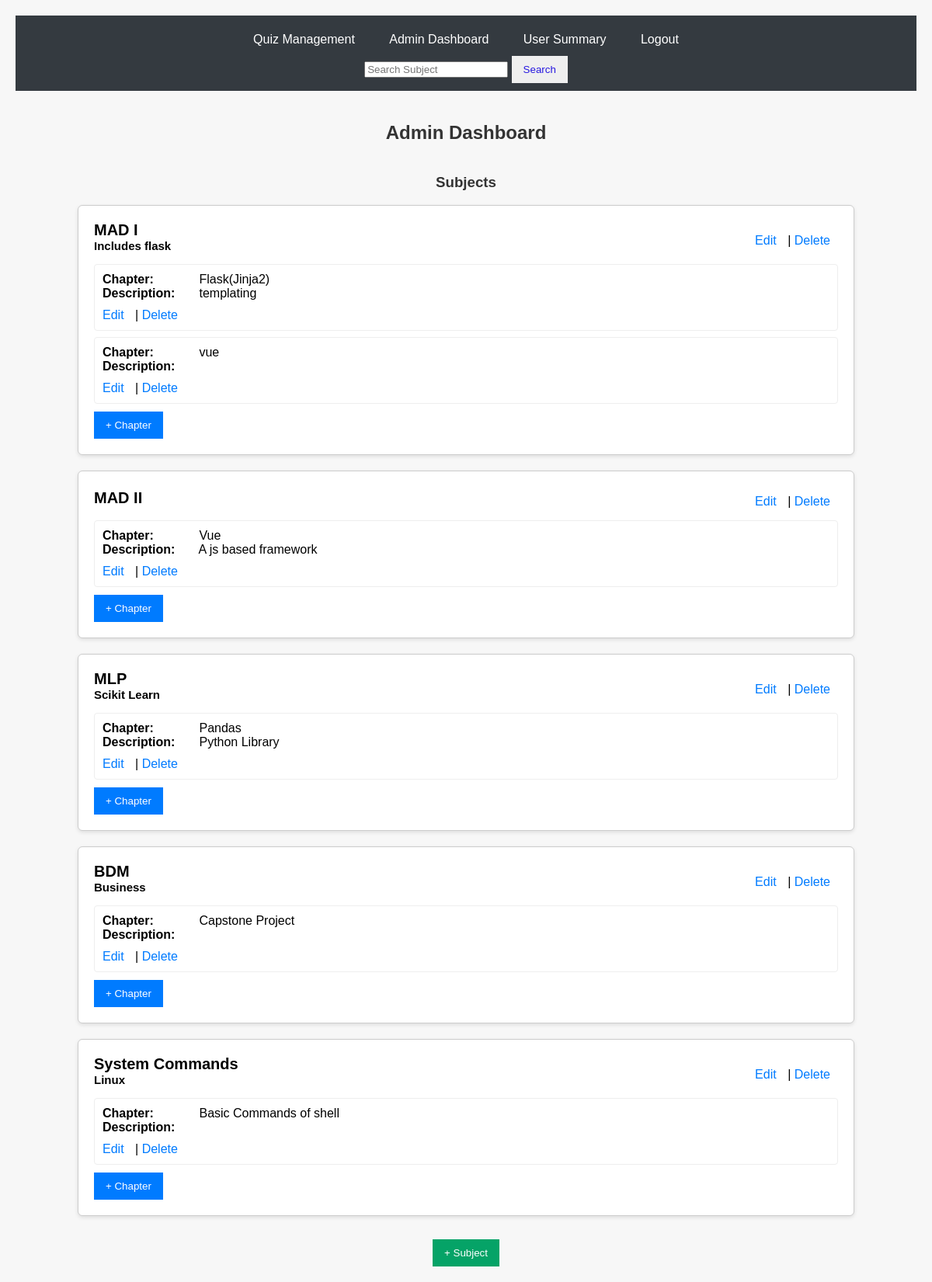
Page /admin_dashboard on the committed database.
### applications/models.py (models this page shows)
class Subject(db.Model):
    __tablename__ = 'subject'  #NOTE: if we don't mention the tablename its by default the name of the class in lowercase
    id = db.Column(db.Integer, primary_key=True)
    name = db.Column(db.String(120), nullable=False)
    description = db.Column(db.String(300), unique=False, nullable=True)
    __table_args__ = {'extend_existing': True}
    chapters = db.relationship('Chapter', backref='subject', lazy=True, cascade = "all, delete")

class Chapter(db.Model):
    __tablename__ = 'chapter'
    id = db.Column(db.Integer, primary_key=True)
    name = db.Column(db.String(120), nullable=False)
    description = db.Column(db.String(300), unique=False, nullable=True)
    subject_id = db.Column(db.Integer, db.ForeignKey('subject.id'), nullable = False)
    __table_args__ = {'extend_existing': True}
    quizzes = db.relationship('Quiz', backref='chapter', lazy=True, cascade = "all, delete")

### applications/controllers.py (the view)
@app.route('/logout')
@app.route('/admin_dashboard')
def admin_dashboard():
    subject = Subject.query.all()
    return render_template('admin_dashboard.html', subjects = subject)

### templates/admin_dashboard.html (shortened to what this page needs)
<!DOCTYPE html>
<html>
<head>
</head>
<body>
    <div class="navbar">
        <a href="{{ url_for('quiz_management') }}">Quiz Management</a>
        <a href="{{ url_for('admin_dashboard') }}">Admin Dashboard</a>
        <a href="{{ url_for('admin_summary') }}">User Summary</a>
        <a href="{{ url_for('signup') }}">Logout</a>
        <form class="form-inline my-2 my-lg-0" action="{{ url_for('search_admin') }}" method="GET">
        <input class="form-control mr-sm-2 search-input" type="search" name="query" placeholder="Search Subject" aria-label="Search">
        <button class="search-button" class="btn btn-outline-light my-2 my-sm-0 search-btn" type="submit">Search</button>
    </form>
    </div>
    <h2>Admin Dashboard</h2>
    <h3>Subjects</h3>
    <div class="subject-container">
        {% if subjects %}
            {% for subject in subjects %}
            <div class="subject-card">
                <div class="subject-header">
                    <div>
                        <div class="subject-name">{{ subject.name }}</div>
                        <div class="subject-desc">{{ subject.description }}</div>
                    </div>
                    <div class="actions">
                        <a href="{{ url_for('edit_subject', subject_id=subject.id) }}">Edit</a> |
                        <a href="{{ url_for('delete_subject', subject_id=subject.id) }}" onclick="return confirm('Are you sure you want to delete this Subject?')">Delete</a>
                    </div>
                </div>
                {% if subject.chapters %}
                <div class="chapter-list">
                    {% for chapter in subject.chapters %}
                    <div class="chapter-item">
                        <div><span><strong>Chapter:</strong></span> {{ chapter.name }}</div>
                        <div><span><strong>Description:</strong></span> {{ chapter.description }}</div>
                        <div class="actions">
                            <a href="{{ url_for('edit_chapter', chapter_id=chapter.id) }}">Edit</a> |
                            <a href="{{ url_for('delete_chapter', chapter_id=chapter.id) }}" onclick="return confirm('Are you sure you want to delete this Chapter?')">Delete</a>
                        </div>
                    </div>
                    {% endfor %}
                </div>
                {% else %}
                    <div class="no-data">No chapters available</div>
                {% endif %}
                <div class="actions" style="margin-top: 10px;">
                    <a href="{{ url_for('add_chapter', subject_id=subject.id) }}"><button style="background-color: #007BFF;">+ Chapter</button></a>
                </div>
            </div>
            {% endfor %}
        {% else %}
            <div class="no-data">No subjects found</div>
        {% endif %}
    </div>
    <div class="add-buttons">
        <a href="{{ url_for('add_subject') }}"><button>+ Subject</button></a>
    </div>
</body>
</html>

### templates/admin_dashboard.html (style rules this page uses)
body { font-family: Arial, sans-serif; background-color: #f7f7f7; display: flex; flex-direction: column; align-items: center; min-height: 100vh; margin: 0; padding: 20px; }
h2, h3 { color: #333; text-align: center; }
.navbar { background-color: #343a40; overflow: hidden; width: 100%; padding: 10px 0; text-align: center; margin-bottom: 20px; }
.navbar a { color: white; padding: 12px 20px; text-decoration: none; display: inline-block; }
.subject-container { width: 90%; max-width: 1000px; display: flex; flex-direction: column; gap: 20px; }
.subject-card { background-color: #fff; padding: 20px; border: 1px solid #ccc; border-radius: 6px; box-shadow: 0 2px 5px rgba(0,0,0,0.1); }
.subject-header { display: flex; justify-content: space-between; align-items: center; }
.subject-name { font-size: 20px; font-weight: bold; }
.subject-desc { font-size: 15px; font-weight: bold; }
.chapter-list { margin-top: 15px; }
.chapter-item { padding: 10px; border: 1px solid #eee; margin-bottom: 8px; border-radius: 4px; }
.chapter-item span { display: inline-block; min-width: 120px; }
.actions { margin-top: 10px; }
.actions a { margin-right: 10px; text-decoration: none; color: #007BFF; }
.add-buttons { margin-top: 30px; }
.add-buttons a button { margin: 0 10px; background-color: #05a367; }
button { padding: 10px 15px; border: none; color: white; cursor: pointer; }
.search-button { padding: 10px 15px; border: none; color: rgb(38, 24, 224); cursor: pointer; }

### rows in the picture
Subject: name "MAD I", description "Includes flask"
Chapter: name "Flask(Jinja2)", description "templating"
Chapter: name "vue"
Subject: name "MAD II"
Chapter: name "Vue", description "A js based framework"
Subject: name "MLP", description "Scikit Learn"
Chapter: name "Pandas", description "Python Library"
Subject: name "BDM", description "Business"
Chapter: name "Capstone Project"
Subject: name "System Commands", description "Linux"
Chapter: name "Basic Commands of shell"
